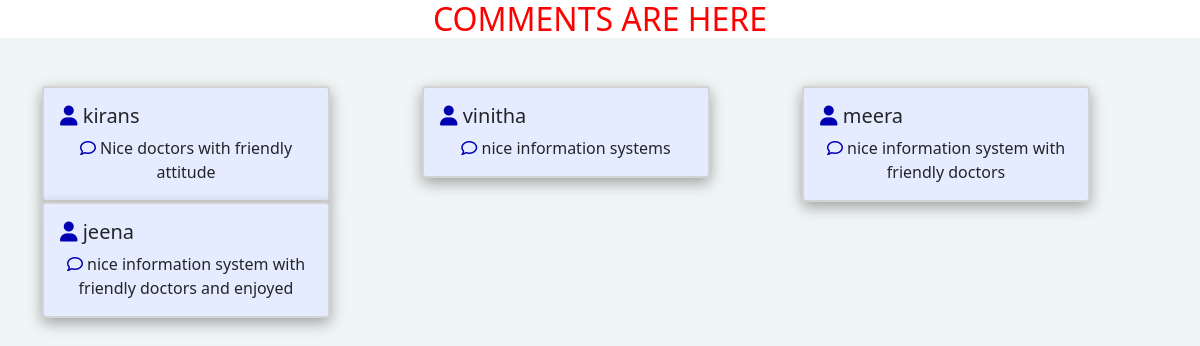
/mgmt_app/commentsdisplayadmin/, run on the app's committed database.
### mgmt_app/models.py (models this page shows)
class commentsmodel(models.Model):
    cname=models.CharField(max_length=100)
    comment=models.CharField(max_length=250)

### mgmt_app/views.py (the view)
# urls.py: path('commentsdisplayadmin/',commentsdisplayadmin),
def commentsdisplayadmin(request):
    a=commentsmodel.objects.all()
    return render(request,'commentsdisplayadmin.html',{'a':a})

### mgmt_app/templates/commentsdisplayadmin.html (shortened to what this page needs)
<!DOCTYPE html>
<html lang="en">
<head>
  <link href="https://cdn.jsdelivr.net/npm/bootstrap@5.0.2/dist/css/bootstrap.min.css" rel="stylesheet">
</head>
<body>
<h2>COMMENTS ARE HERE</h2>
<div class="container mt-5">
  <div class="row">
    {% for i in a %}
    <div class="col">
      <div class="card" style="width: 18rem;">
  <div class="card-body">
    <h5 class="card-title"><i class="fa-solid fa-user"></i> {{i.cname}}</h5>
    <p class="card-text"><i class="fa-regular fa-comment"></i> {{i.comment}}</p>
  </div>
</div>
    </div>
    {% endfor %}
  </div>
</div>
</body>
</html>

### mgmt_app/templates/commentsdisplayadmin.html (style rules this page uses)
* { padding:0px; margin:0px; box:border-box; }
body { background:#f0f5f5; }
.card { background:#e6ecff; border:2px solid lightgrey; box-shadow: rgba(0, 0, 0, 0.35) 0px 5px 15px; }
p { text-align:center; }
.fa-regular,.fa-solid { color:#0000b3; }
h2 { text-align:center; color:red; background-color:white; }

### data on the page
commentsmodel: cname "kirans", comment "Nice doctors with friendly attitude"
commentsmodel: cname "vinitha", comment "nice information systems"
commentsmodel: cname "meera", comment "nice information system with friendly doctors"
commentsmodel: cname "jeena", comment "nice information system with friendly doctors and enjoyed"
